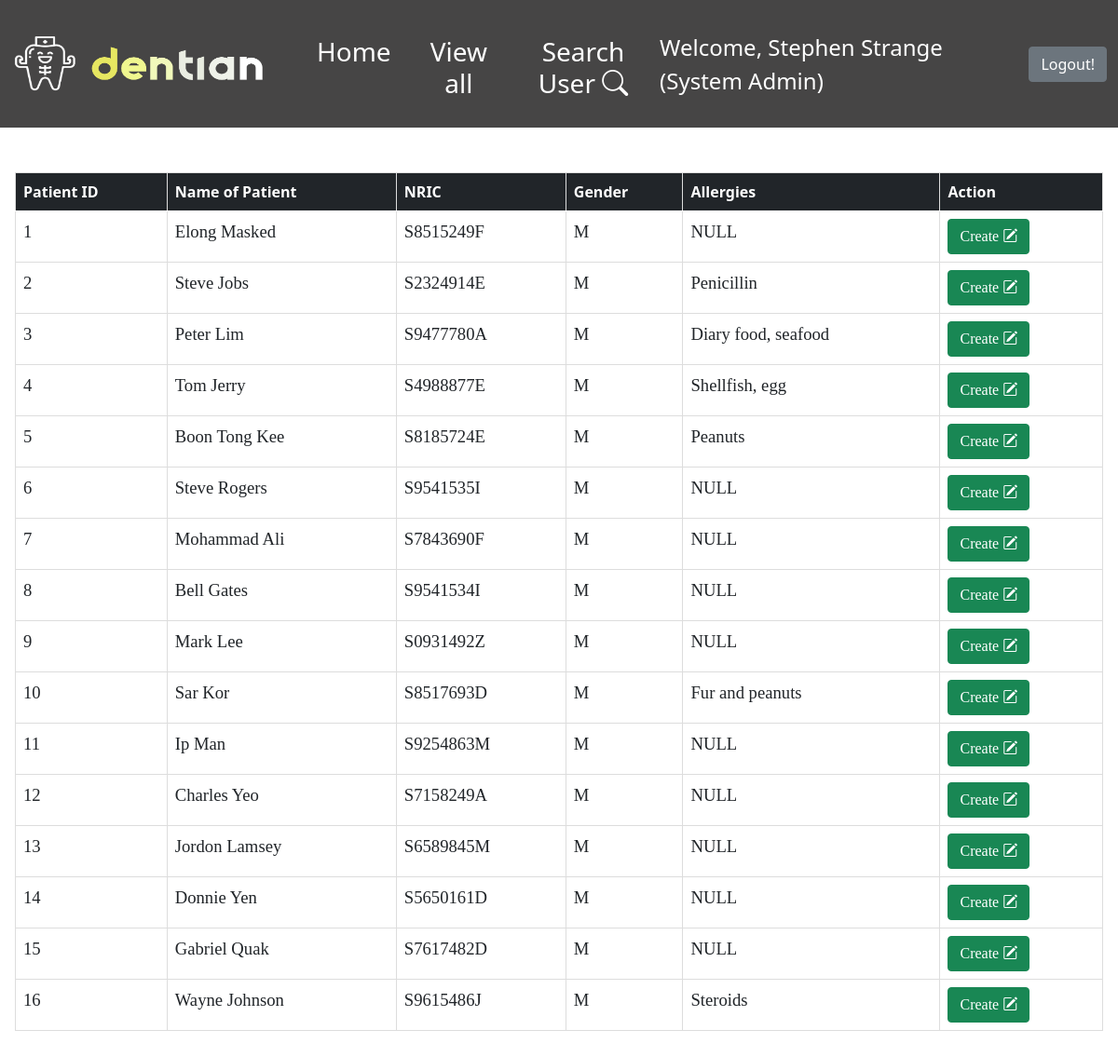
The app's page /DentistPatient.php (signed in) with its own data.
### tables this page shows
CREATE TABLE `patient_profile` (
  `Patient_ID` int(11) NOT NULL,
  `Status` varchar(10) NOT NULL DEFAULT 'Active',
  `First_Name` varchar(20) NOT NULL,
  `Last_Name` varchar(20) NOT NULL,
  `NRIC_PNum` varchar(9) NOT NULL,
  `Gender` char(1) NOT NULL,
  `Birth_Date` date DEFAULT NULL,
  `Address` varchar(50) NOT NULL,
  `Nationality` varchar(100) NOT NULL,
  `Phone_Num` int(8) NOT NULL,
  `Email` varchar(50) NOT NULL,
  `Marital Status` varchar(20) NOT NULL,
  `Occupation` varchar(50) NOT NULL,
  `Smoker` varchar(3) NOT NULL,
  `Allergies` varchar(100) DEFAULT NULL,
  `Long_term_med` varchar(200) DEFAULT NULL,
  `Existing_Med_Conds` varchar(200) DEFAULT NULL,
  `Referred_by_clinic` varchar(50) DEFAULT NULL,
  `Referred_memo` varchar(200) DEFAULT NULL,
  `Family_ID` int(3) DEFAULT NULL,
  `Emer_Name` varchar(20) NOT NULL,
  `Emer_Contact` int(8) NOT NULL,
  `Emer_relation` varchar(10) NOT NULL,
  `Subsidies` varchar(3) NOT NULL
);

### db_connection.php (called while the page is built, shortened)
<?php
class DB_Connect
{
    public function connect()
    {
        try {
            $host2 = "sql6.freemysqlhosting.net";
            $db2 = "sql6501826";
            $username2 = "sql6501826";
            $password2 = "YnaPNqTYI4";
            $conn = new PDO('mysql:host='. $host2 . '; dbname=' . $db2 , $username2, $password2);
            return $conn;
        } catch (PDOException $e) {
            print "Error: " . $e->getMessage() . "<br>";
            die();
        }
    }
}

### DentistPatient.php (the view, shortened to what this page needs)
<?php
include 'db_connection.php';
require_once('Navbar.php');
if (!isset($_SESSION['Role']) && empty($_SESSION['Role'])) {
    header("Location: index.php");
} else {
    if (!isset($_SESSION['patients']) && empty($_SESSION['patients'])) {
        $db = new DB_Connect();
        $stmt = $db->connect()->prepare("SELECT * FROM patient_profile");
        $stmt->execute();
        if ($stmt->rowCount() > 0) {
            $patients = $stmt->fetchAll(PDO::FETCH_ASSOC);
        }
    } else {
        $patients = $_SESSION['patients'];
        $errormsg = $_SESSION['errorMsg'];
        $rowCount = $_SESSION['rowCount'];
    }
}
?>
<html>
<head>
    <link rel="stylesheet" href="https://cdn.jsdelivr.net/npm/bootstrap-icons@1.8.1/font/bootstrap-icons.css">
    <link href="https://cdn.jsdelivr.net/npm/bootstrap@5.0.2/dist/css/bootstrap.min.css" rel="stylesheet">
    <link rel="stylesheet" href="https://cdn.jsdelivr.net/npm/bootstrap-icons@1.8.1/font/bootstrap-icons.css">
</head>
<body>
    <div class="w-100 p-3">
        <nav class="navbar navbar-light bg-transparent">
        </nav>
        <table class="table table-hover ps-1">
            <thead class="table-dark">
                <tr>
                    <th scope="col">Patient ID</th>
                    <th scope="col">Name of Patient</th>
                    <th scope="col">NRIC</th>
                    <th scope="col">Gender</th>
                    <th scope="col">Allergies</th>
                    <th scope="col">Action</th>
                </tr>
            </thead>
            <tbody>
                <?php
                foreach ($patients as $patients) {
                    echo
                    '<tr>' .
                        '<td>' . $patients['Patient_ID'] . '</td>' .
                        '<td class="firstName">' . $patients['First_Name'] . ' ' . $patients['Last_Name'] . '</td>' .
                        '<td>' . $patients['NRIC_PNum'] . '</td>' .
                        '<td>' . $patients['Gender'] . '</td>' .
                        '<td>' . $patients['Allergies'] . '</td>' .
                        '<td><button type="button" class="btn btn-success createBtn1" data-bs-toggle="modal" data-bs-target="#createBtn">Create <i class="bi bi-pencil-square"></i></button></td>' .
                        '</tr>';
                }
                ?>
            </tbody>
        </table>
    </div>
</body>
</html>

### DentistPatient.php (style rules this page uses)
p, td { font-family: garamond; font-size: 14pt; }
td, th { border: 1px solid #ddd; }
table { width: 50%; background-color: white; text-align: left; }
body { background-image: url('img/AdminBackground.png'); background-repeat: no-repeat; background-attachment: fixed; background-size: cover; }

### records on screen
patient_profile: Patient_ID "1", First_Name "Elong", Last_Name "Masked", NRIC_PNum "S8515249F", Gender "M", Allergies "NULL"
patient_profile: Patient_ID "2", First_Name "Steve", Last_Name "Jobs", NRIC_PNum "S2324914E", Gender "M", Allergies "Penicillin"
patient_profile: Patient_ID "3", First_Name "Peter", Last_Name "Lim", NRIC_PNum "S9477780A", Gender "M", Allergies "Diary food, seafood"
patient_profile: Patient_ID "4", First_Name "Tom", Last_Name "Jerry", NRIC_PNum "S4988877E", Gender "M", Allergies "Shellfish, egg"
patient_profile: Patient_ID "5", First_Name "Boon", Last_Name "Tong Kee", NRIC_PNum "S8185724E", Gender "M", Allergies "Peanuts"
patient_profile: Patient_ID "6", First_Name "Steve", Last_Name "Rogers", NRIC_PNum "S9541535I", Gender "M", Allergies "NULL"
patient_profile: Patient_ID "7", First_Name "Mohammad", Last_Name "Ali", NRIC_PNum "S7843690F", Gender "M", Allergies "NULL"
patient_profile: Patient_ID "8", First_Name "Bell", Last_Name "Gates", NRIC_PNum "S9541534I", Gender "M", Allergies "NULL"
patient_profile: Patient_ID "9", First_Name "Mark", Last_Name "Lee", NRIC_PNum "S0931492Z", Gender "M", Allergies "NULL"
patient_profile: Patient_ID "10", First_Name "Sar", Last_Name "Kor", NRIC_PNum "S8517693D", Gender "M", Allergies "Fur and peanuts"
patient_profile: Patient_ID "11", First_Name "Ip", Last_Name "Man", NRIC_PNum "S9254863M", Gender "M", Allergies "NULL"
patient_profile: Patient_ID "12", First_Name "Charles", Last_Name "Yeo", NRIC_PNum "S7158249A", Gender "M", Allergies "NULL"
patient_profile: Patient_ID "13", First_Name "Jordon", Last_Name "Lamsey", NRIC_PNum "S6589845M", Gender "M", Allergies "NULL"
patient_profile: Patient_ID "14", First_Name "Donnie", Last_Name "Yen", NRIC_PNum "S5650161D", Gender "M", Allergies "NULL"
patient_profile: Patient_ID "15", First_Name "Gabriel", Last_Name "Quak", NRIC_PNum "S7617482D", Gender "M", Allergies "NULL"
patient_profile: Patient_ID "16", First_Name "Wayne", Last_Name "Johnson", NRIC_PNum "S9615486J", Gender "M", Allergies "Steroids"

### other values on screen
$_SESSION['Name'] "Stephen Strange"
$_SESSION['Role'] "System Admin"
